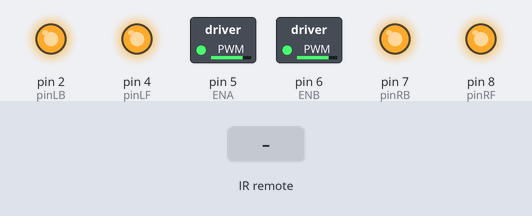
Simulated run of this sketch. Board: Arduino Uno, built with avr-gcc and run on an emulated ATmega328P. Shown: switched loads named in the sketch (green lamp = pin HIGH), output pins drawn as LEDs (lit = HIGH). The test bench sets the inputs (shaded band).

Above: at 1.2 s.
1.3 s: infrared code 0x00FF18E7 received
At 2.3 s:
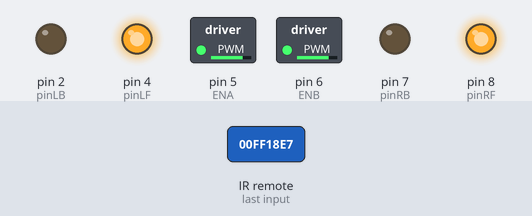
2.8 s: infrared code 0x00FF4AB5 received
At 3.5 s:
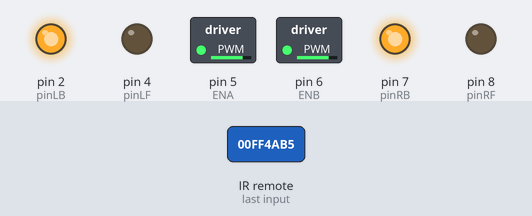
4.3 s: infrared code 0x00FF10EF received
At 4.6 s:
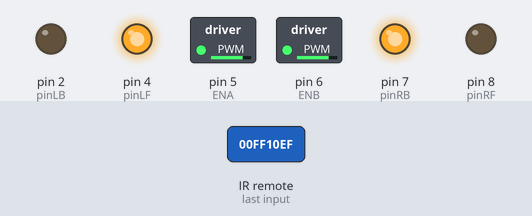
5.8 s: infrared code 0x00FF5AA5 received
At 7.0 s:
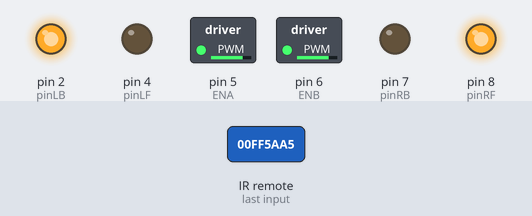
7.3 s: infrared code 0x00FF38C7 received
At 8.1 s:
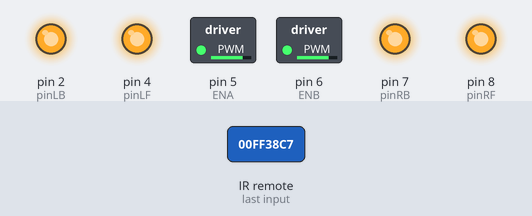
Timing chart, 0 to 9.8 s (numbered marks = the images above; inputs shaded):
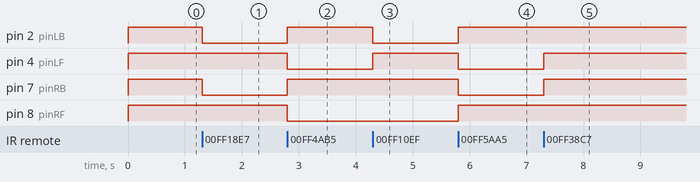

Measured:
- after the input at 1.3 s, pin 2 (pinLB), pin 7 (pinRB): HIGH → LOW at once
- after the input at 2.8 s, pin 2 (pinLB), pin 7 (pinRB): LOW → HIGH at once; pin 4 (pinLF), pin 8 (pinRF): HIGH → LOW at once
- after the input at 4.3 s, pin 2 (pinLB): HIGH → LOW at once; pin 4 (pinLF): LOW → HIGH at once
- after the input at 5.8 s, pin 2 (pinLB), pin 8 (pinRF): LOW → HIGH at once; pin 4 (pinLF), pin 7 (pinRB): HIGH → LOW at once
- after the input at 7.3 s, pin 4 (pinLF), pin 7 (pinRB): LOW → HIGH at once

The sketch:

Lesson_8_IR_Remote_Control_Car.ino
```cpp
#include <IRremote.h>
int RECV_PIN = 12;
IRrecv irrecv(RECV_PIN);
decode_results results;
#define IR_Go      0x00FF18E7
#define IR_Back    0x00FF4AB5
#define IR_Left    0x00FF10EF
#define IR_Right   0x00FF5AA5
#define IR_Stop    0x00FF38C7
#define ENA  5          //pin of controlling speed---- ENA of motor driver board
#define ENB  6          //pin of controlling speed---- ENB of motor driver board
int pinLB=2;           // defining pin2 left rear
int pinLF=4;           // defining pin4 left front
int pinRB=7;           // defining pin7 right rear
int pinRF=8;           // defining pin8 right front
void IR_Control(void)
{
  unsigned long Key;
  if(irrecv.decode(&results)) //judging if serial port receives data
  {
    Key = results.value;
    switch(Key)
     {
       case IR_Go:advance();   //going forward
       break;
       case IR_Back: back();   //back
       break;
       case IR_Left:turnL();   //left
       break;
       case IR_Right:turnR(); //right
       break;
       case IR_Stop:stopp();   //stop
       break;
       default:
       break;
     }
     irrecv.resume(); // Receive the next value
   }

}
void setup()
{
   pinMode(pinLB,OUTPUT); // pin2
   pinMode(pinLF,OUTPUT); // pin4
   pinMode(pinRB,OUTPUT); // pin7
   pinMode(pinRF,OUTPUT); // pin8
   pinMode(ENA,OUTPUT); // pin5 (PWM)
   pinMode(ENB,OUTPUT); // pin6 (PWM)
   Set_Speed(200);
   irrecv.enableIRIn(); // Start the receiver
   Serial.begin(9600);   //initializing serial port, Bluetooth used as serial port, setting baud ratio at 9600
   stopp();             //Initialize the car status and stop
}
void loop()
{
   IR_Control();
}
void Set_Speed(unsigned char pwm)
{
  analogWrite(ENA,pwm);
  analogWrite(ENB,pwm);
}
void advance()     // going forward
{
     digitalWrite(pinRB,LOW);  // making motor move towards right rear
     digitalWrite(pinRF,HIGH);
     digitalWrite(pinLB,LOW);  // making motor move towards left rear
     digitalWrite(pinLF,HIGH);
}
void turnR()        //turning right(dual wheel)
{
     digitalWrite(pinRB,LOW);  //making motor move towards right rear
     digitalWrite(pinRF,HIGH);
     digitalWrite(pinLB,HIGH);
     digitalWrite(pinLF,LOW);  //making motor move towards left front
}
void turnL()        //turning left(dual wheel)
{
     digitalWrite(pinRB,HIGH);
     digitalWrite(pinRF,LOW );   //making motor move towards right front
     digitalWrite(pinLB,LOW);   //making motor move towards left rear
     digitalWrite(pinLF,HIGH);
}
void stopp()         //stop
{
     digitalWrite(pinRB,HIGH);
     digitalWrite(pinRF,HIGH);
     digitalWrite(pinLB,HIGH);
     digitalWrite(pinLF,HIGH);
}
void back()          //back up
{
     digitalWrite(pinRB,HIGH);  //making motor move towards right rear
     digitalWrite(pinRF,LOW);
     digitalWrite(pinLB,HIGH);  //making motor move towards left rear
     digitalWrite(pinLF,LOW);
}
```
